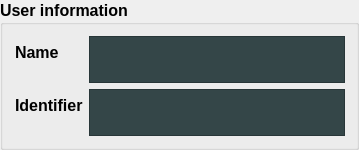
                  <widget class="QGroupBox" name="groupBox_9">
                   <property name="minimumSize">
                    <size>
                     <width>0</width>
                     <height>80</height>
                    </size>
                   </property>
                   <property name="maximumSize">
                    <size>
                     <width>16777215</width>
                     <height>150</height>
                    </size>
                   </property>
                   <property name="font">
                    <font>
                     <pointsize>12</pointsize>
                     <weight>75</weight>
                     <bold>true</bold>
                    </font>
                   </property>
                   <property name="title">
                    <string>User information</string>
                   </property>
                   <layout class="QFormLayout" name="formLayout_4">
                    <property name="leftMargin">
                     <number>12</number>
                    </property>
                    <item row="0" column="0">
                     <widget class="QLabel" name="label_17">
                      <property name="font">
                       <font>
                        <pointsize>12</pointsize>
                        <weight>75</weight>
                        <bold>true</bold>
                       </font>
                      </property>
                      <property name="text">
                       <string>Name</string>
                      </property>
                     </widget>
                    </item>
                    <item row="0" column="1">
                     <widget class="QPlainTextEdit" name="txt_user_name">
                      <property name="font">
                       <font>
                        <pointsize>10</pointsize>
                       </font>
                      </property>
                      <property name="styleSheet">
                       <string notr="true">background-color: rgb(52, 70, 72);</string>
                      </property>
                     </widget>
                    </item>
                    <item row="1" column="0">
                     <widget class="QLabel" name="label_16">
                      <property name="font">
                       <font>
                        <pointsize>12</pointsize>
                        <weight>75</weight>
                        <bold>true</bold>
                       </font>
                      </property>
                      <property name="text">
                       <string>Identifier</string>
                      </property>
                     </widget>
                    </item>
                    <item row="1" column="1">
                     <widget class="QPlainTextEdit" name="txt_user_indent">
                      <property name="font">
                       <font>
                        <pointsize>10</pointsize>
                       </font>
                      </property>
                      <property name="styleSheet">
                       <string notr="true">background-color: rgb(52, 70, 72);</string>
                      </property>
                     </widget>
                    </item>
                   </layout>
                  </widget>
